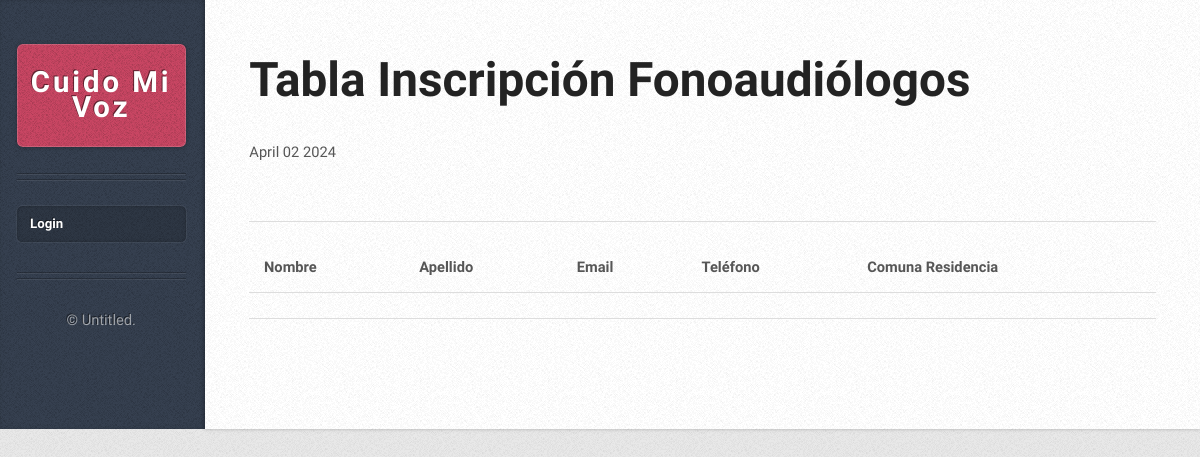
The page /solicitud_inscripcion/ on the database as committed earlier.
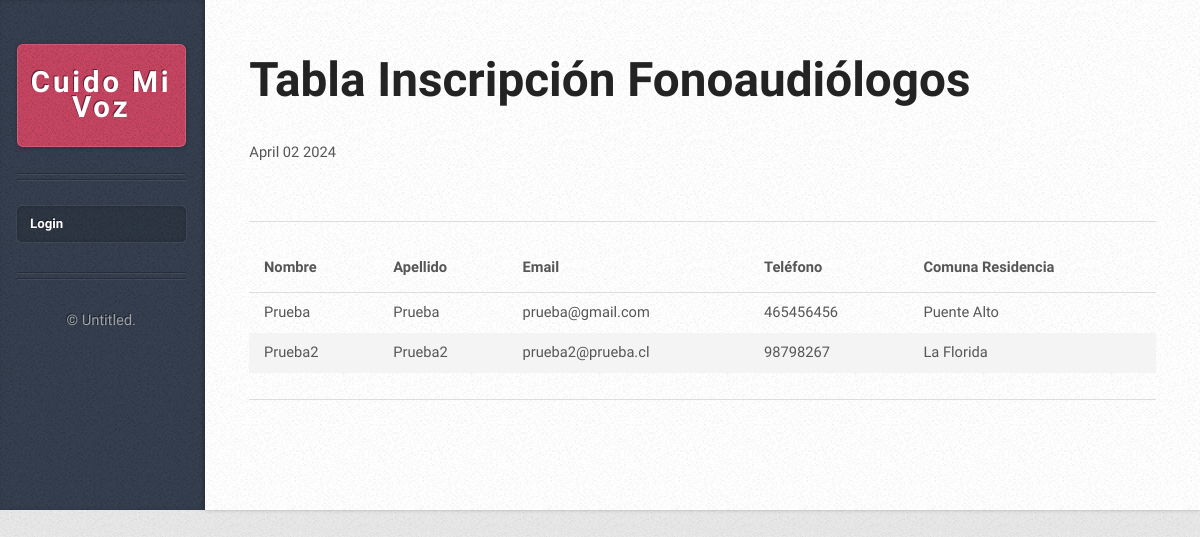
The same page on the database as committed later.
### botApp/models.py (models this page shows, shortened)
class inscripcion_fono(models.Model):
    nombre_fono = models.CharField(max_length=100)
    apellido_fono = models.CharField(max_length=100)
    email_fono = models.EmailField()
    telefono_fono = models.IntegerField()
    comuna_residencia = models.CharField(max_length=100)

### botApp/views.py (the view)
# urls.py: path('solicitud_inscripcion/', solicitud_inscripcion , name='solicitud_inscripcion'),
def solicitud_inscripcion(request):
    inscripciones = inscripcion_fono.objects.all()
    data = {
        "fecha_actual" : datetime.now(),
        "list": inscripciones
    }
    return render (request,"solicitud_insc.html",data)

### botApp/templates/solicitud_insc.html (shortened to what this page needs)
{% extends "base.html" %}
{% block subtitle %}Tabla Inscripción Fonoaudiólogos{% endblock %}
{% block fecha %}
<div class="info">
    <span class="date">
      <span class="month">{{ fecha_actual|date:"F" }} </span>
      <span class="day">{{ fecha_actual|date:"d" }}</span>
      <span class="year">{{ fecha_actual|date:"Y" }}</span>
    </span>
  </div>
{% endblock %}
{% block content %}
<hr>
<table id="tabla">
    <thead>
      <tr>
        <th>Nombre</th>
        <th>Apellido</th>
        <th>Email</th>
        <th>Teléfono</th>
        <th>Comuna Residencia</th>
      </tr>
    </thead>
    <tbody>
        {% for item in list %}
        <tr>
            <td>{{ item.nombre_fono }}</td>
            <td>{{ item.apellido_fono }}</td>
            <td>{{ item.email_fono }}</td>
            <td>{{ item.telefono_fono }}</td>
            <td>{{ item.comuna_residencia }}</td>
        </tr>
        {% endfor %}
    </tbody>
  </table>
  <hr>
{% endblock %}

Rows that differ between the two databases and show on the page:
added inscripcion_fono: nombre_fono "Prueba", apellido_fono "Prueba", email_fono "prueba@gmail.com", telefono_fono "465456456", comuna_residencia "Puente Alto"
added inscripcion_fono: nombre_fono "Prueba2", apellido_fono "Prueba2", email_fono "prueba2@prueba.cl", telefono_fono "98798267", comuna_residencia "La Florida"
